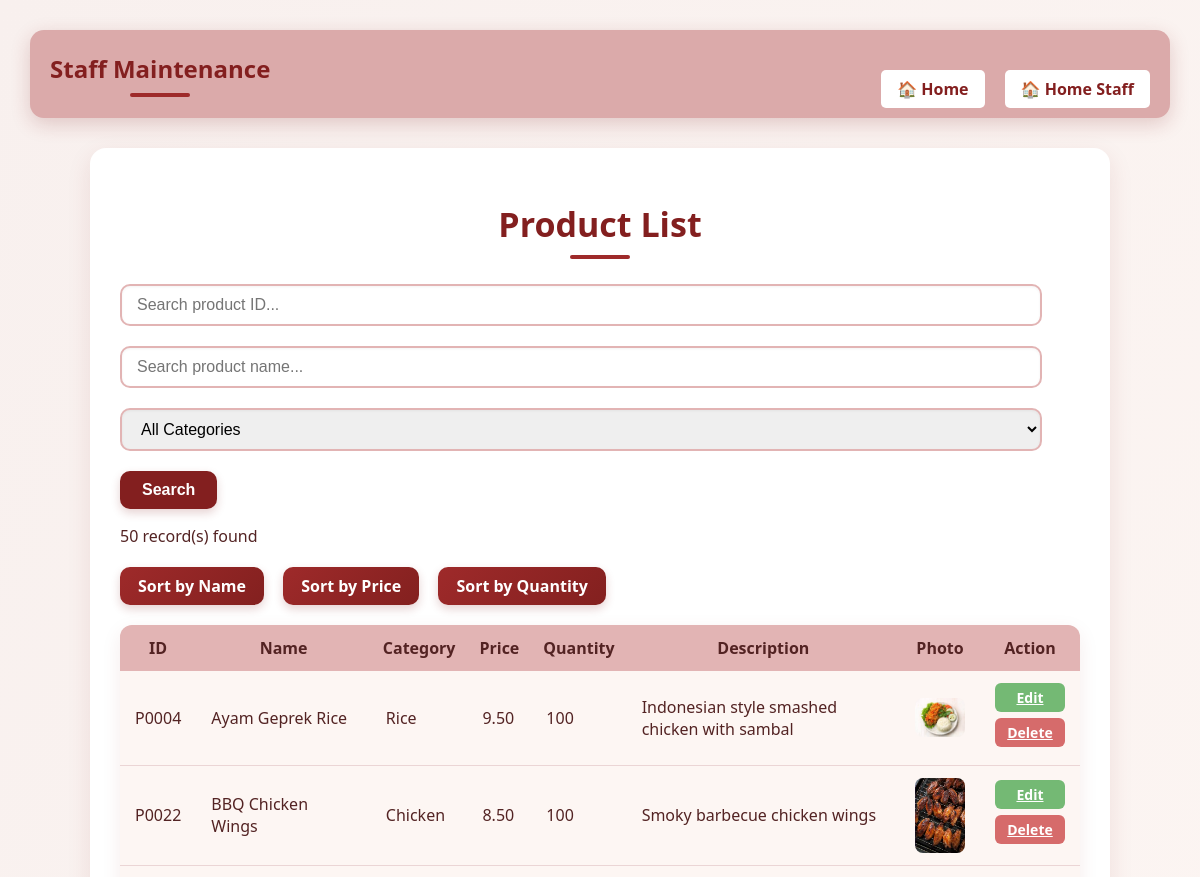
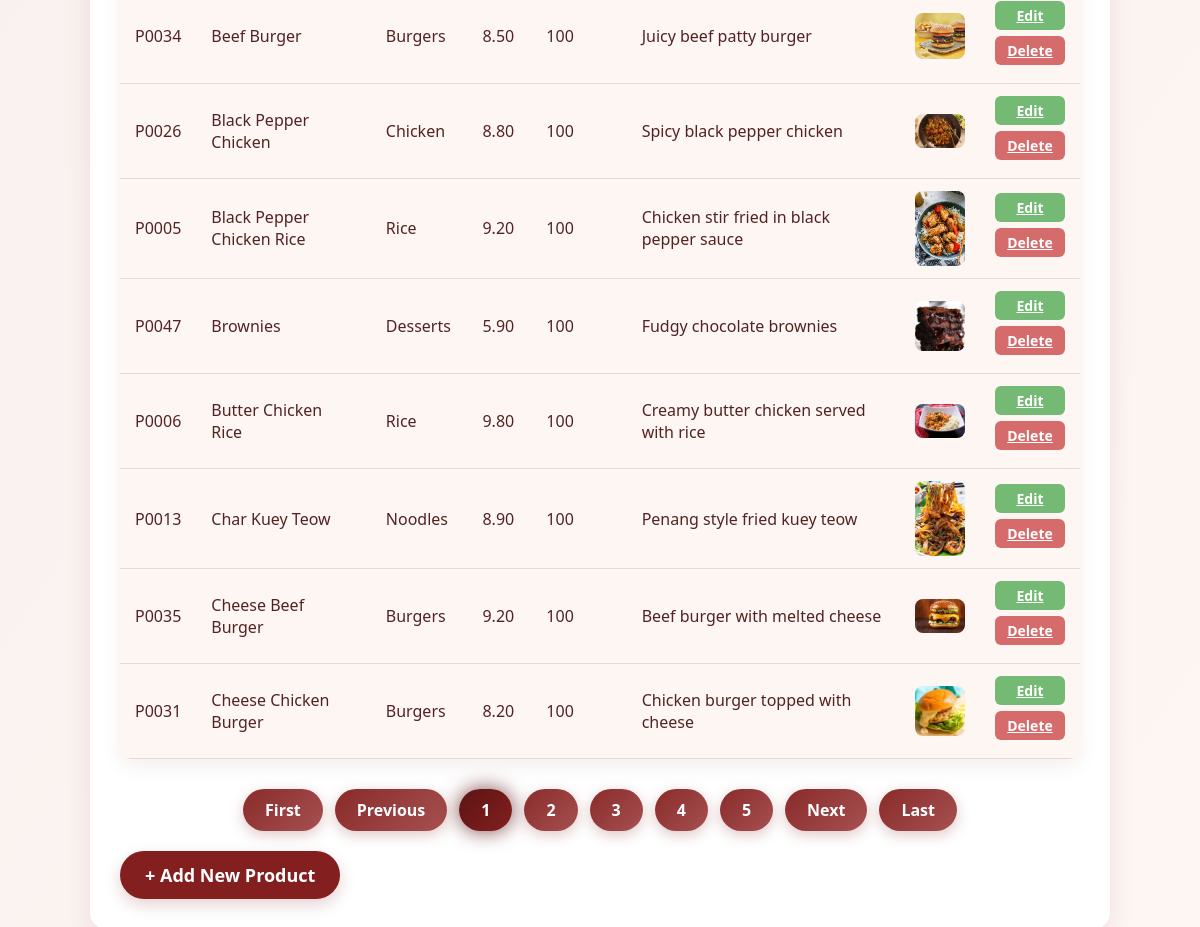
/app/staff/product.php, run on the app's committed database (2 pictures, top to bottom).
### tables this page shows
CREATE TABLE `product` (
  `product_id` varchar(5) NOT NULL,
  `product_name` varchar(100) NOT NULL,
  `product_description` text DEFAULT NULL,
  `category` enum('Rice','Noodles','Chicken','Burgers','Drinks','Desserts') NOT NULL,
  `quantity` int(11) NOT NULL,
  `price` decimal(10,2) NOT NULL,
  `photo` varchar(100) NOT NULL
);

### app/staff/product.php (the view, shortened to what this page needs)
<?php
require '_base.php';
require '_pager.php';
$product_id = isset($_GET['product_id']) ? trim($_GET['product_id']) : '';
$product_name = isset($_GET['product_name']) ? trim($_GET['product_name']) : '';
$product_category = $_GET['product_category'] ?? 'All';
$page = $_GET['page'] ?? 1;
$sort_by = $_GET['sort_by'] ?? 'product_name';
$sort_order = $_GET['sort_order'] ?? 'ASC';
$sql = 'SELECT * FROM product WHERE 1';
$params = [];
$sort_order = strtoupper($sort_order) === 'DESC' ? 'DESC' : 'ASC';
$sql .= " ORDER BY $sort_by $sort_order";
$pager = new pager($sql, $params, 5, $page);
?>
<?php include '_head.php'; ?>
<div class="container">
    <h1>Product List</h1>
    <form method="get" style="margin-bottom:15px;">
        <input type="text" name="product_id" placeholder="Search product ID..." value="<?= htmlspecialchars($product_id) ?>" class="search_box">
        <input type="text" name="product_name" placeholder="Search product name..." value="<?= htmlspecialchars($product_name) ?>" class="search_box">
        <select name="product_category" class="search_box">
            <option value="All" <?= $product_category === 'All' ? 'selected' : '' ?>>All Categories</option>
        </select>
        <button class="btn">Search</button>
    </form>
    <p><?= $pager->item_count ?> record(s) found</p>
    <div class="sort-buttons" style="margin-bottom:15px;">
        <a href="?<?= http_build_query(array_merge($_GET, ['sort_by'=>'product_name','sort_order'=>$sort_order=='ASC'?'DESC':'ASC'])) ?>" class="btn_sort">Sort by Name</a>
        <a href="?<?= http_build_query(array_merge($_GET, ['sort_by'=>'price','sort_order'=>$sort_order=='ASC'?'DESC':'ASC'])) ?>" class="btn_sort">Sort by Price</a>
        <a href="?<?= http_build_query(array_merge($_GET, ['sort_by'=>'quantity','sort_order'=>$sort_order=='ASC'?'DESC':'ASC'])) ?>" class="btn_sort">Sort by Quantity</a>
    </div>
    <table class="product">
        <tr>
            <th>ID</th>
            <th>Name</th>
            <th>Category</th>
            <th>Price</th>
            <th>Quantity</th>
            <th>Description</th>
            <th>Photo</th>
            <th>Action</th>
        </tr>
        <?php foreach ($pager->result as $s): ?>
        <tr>
            <td><?= htmlspecialchars($s->product_id) ?></td>
            <td><?= htmlspecialchars($s->product_name) ?></td>
            <td><?= htmlspecialchars($s->category) ?></td>
            <td><?= number_format($s->price, 2) ?></td>
            <td><?= htmlspecialchars($s->quantity) ?></td>
            <td><?= htmlspecialchars($s->product_description) ?></td>
            <td>
                <img src="../product/images_product/<?= htmlspecialchars($s->photo ?: 'default.jpg') ?>" width="50" style="border-radius:8px;">
            </td>
            <td>
                <a href="product_edit.php?edit_id=<?= htmlspecialchars($s->product_id) ?>" class="btn_edit">Edit</a>
                <a href="?delete_id=<?= htmlspecialchars($s->product_id) ?>" class="btn_delete" onclick="return confirm('Are you sure to delete this product?')">Delete</a>
            </td>
        </tr>
        <?php endforeach; ?>
    </table>
    <?php
    $query = $_GET;
    unset($query['page'], $query['delete_id']);
    $href = http_build_query($query);
    $pager->html($href);
    ?>
    <a href="product_edit.php" class="btn_add" style="margin-top:20px;">+ Add New Product</a>
</div>

### app/staff/_head.php (shortened to what this page needs)
<!DOCTYPE html>
<html>
<head>
    <link rel="stylesheet" href="../css/staff.css">
</head>
<div class="header">
  <h1>Staff Maintenance</h1>
  <div class="button-group">
    <a href="../main.php" class="home-btn">🏠 Home</a>
    <a href="home_pagae.php" class="home-btn">🏠 Home Staff</a>
  </div>
</div>

### app/staff/_pager.php (shortened to what this page needs)
<?php
class pager {
    public $page;
    public $page_count;
    public function __construct($query, $params, $limit, $page) {
        global $_db;
        $this->limit = ctype_digit($limit) ? max($limit, 1) : 10;
        $this->page = ctype_digit($page) ? max($page, 1) : 1;
        $countSQL = preg_replace('/SELECT.+FROM/i', 'SELECT COUNT(*) FROM', $query, 1);
        $stm = $_db->prepare($countSQL);
        $stm->execute($params);
        $this->item_count = $stm->fetchColumn();
        $this->page_count = max(ceil($this->item_count / $this->limit), 1);
        $offset = ($this->page - 1) * $this->limit;
        $stm = $_db->prepare($query . " LIMIT $offset, $this->limit");
        $stm->execute($params);
        $this->result = $stm->fetchAll();
    }
    public function html($href = '', $attr = '') {
        $prev = max($this->page - 1, 1);
        $next = min($this->page + 1, $this->page_count);
        echo "<nav class='pager' $attr>";
        echo "<a href='?page=1&$href'>First</a>";
        echo "<a href='?page=$prev&$href'>Previous</a>";
        for ($p = 1; $p <= $this->page_count; $p++) {
            $c = $p == $this->page ? 'active' : '';
            echo "<a href='?page=$p&$href' class='$c'>$p</a>";
        }
        echo "<a href='?page=$next&$href'>Next</a>";
        echo "<a href='?page=$this->page_count&$href'>Last</a>";
        echo "</nav>";
    }
}

### app/css/staff.css (style rules this page uses)
.container { max-width: 960px; margin: auto; background-color: #ffffff; border-radius: 16px; padding: 30px; box-shadow: 0 8px 24px rgba(131,31,31,0.1); }
h1 { text-align: center; font-size: 34px; color: rgb(131,31,31); margin-bottom: 25px; position: relative; }
h1::after { content: ''; display: block; width: 60px; height: 4px; background: #9e2a2a; margin: 8px auto 0; border-radius: 2px; }
.search_box { width: 96%; padding: 10px 15px; border: 2px solid #e2b4b4; border-radius: 10px; font-size: 16px; outline: none; box-shadow: inset 0 1px 3px rgba(0,0,0,0.05); transition: 0.3s; margin-bottom: 20px; }
.btn { background-color: rgb(131,31,31); color: white; padding: 10px 22px; border: none; border-radius: 10px; font-size: 16px; font-weight: bold; cursor: pointer; box-shadow: 0 4px 10px rgba(131,31,31,0.2); transition: background-color 0.3s, transform 0.2s; margin-right: 10px; }
.sort-buttons { margin: 20px 0; text-align: left; }
.btn_sort { color: white; text-decoration: none; font-weight: bold; margin-right: 15px; padding: 8px 18px; background: linear-gradient(135deg, #9e2a2a, #83201f); border-radius: 10px; box-shadow: 0 4px 10px rgba(131, 31, 31, 0.2); transition: all 0.3s ease; display: inline-block; font-size: 16px; }
table.product, table.order, table.user { width: 100%; border-collapse: collapse; background-color: #fdf6f3; border-radius: 12px; overflow: hidden; box-shadow: 0 6px 20px rgba(131,31,31,0.08); margin-top: 20px; }
table th { background-color: #e2b4b4; color: #532323; font-weight: 600; font-size: 16px; padding: 12px; }
table td { padding: 12px 15px; text-align: left; border-bottom: 1px solid #ebd5d5; }
table td .btn_edit, table td .btn_delete, table td .btn_add { display: block; margin-bottom: 6px; width: 70px; text-align: center; padding: 5px 0; border-radius: 6px; font-size: 14px; font-weight: bold; }
.btn_edit { background-color: #74b974; color: white; }
.btn_delete { background-color: #d66b6b; color: white; }
.btn_add { background-color: rgb(131, 31, 31); color: white; padding: 12px 25px; border-radius: 30px; font-size: 18px; font-weight: 600; text-decoration: none; text-align: center; display: inline-block; box-shadow: 0 6px 16px rgba(131, 31, 31, 0.2); transition: all 0.3s ease; margin-top: 20px; }
.header { background-color: #dbaaaa; padding: 10px 20px; display: flex; align-items: center; justify-content: space-between; color: white; border-radius: 14px; margin-bottom: 30px; box-shadow: 0 6px 20px rgba(131,31,31,0.2); }
.header h1 { margin: 0; font-size: 24px; }
.button-group { display: flex; gap: 10px; }
.home-btn { background-color: white; color: rgb(131,31,31); border: none; padding: 8px 16px; border-radius: 5px; font-weight: bold; font-size: 16px; text-decoration: none; transition: background-color 0.3s, color 0.3s; }
.button-group { display: flex; flex-wrap: wrap; justify-content: center; gap: 20px; margin-top: 30px; }

### app/staff/_pager.php (style rules this page uses)
.pager { display: flex; justify-content: center; flex-wrap: wrap; gap: 12px; margin-top: 30px; }
.pager a { padding: 10px 22px; border-radius: 30px; background: linear-gradient(135deg, rgba(131,31,31,0.95), rgba(150,50,50,0.85)); color: white; font-weight: 600; font-size: 16px; text-decoration: none; box-shadow: 0 4px 14px rgba(131,31,31,0.25); transition: all 0.3s ease, transform 0.3s cubic-bezier(0.68, -0.55, 0.27, 1.55); }
.pager a.active { background: linear-gradient(135deg, rgb(93,20,20), rgb(131,31,31)); color: #fff; box-shadow: 0 0 20px rgba(93,20,20,0.8); }

### data on the page
product: product_id "P0004", product_name "Ayam Geprek Rice", category "Rice", price "9.50", quantity "100", product_description "Indonesian style smashed chicken with sambal", photo (picture)
product: product_id "P0022", product_name "BBQ Chicken Wings", category "Chicken", price "8.50", quantity "100", product_description "Smoky barbecue chicken wings", photo (picture)
product: product_id "P0034", product_name "Beef Burger", category "Burgers", price "8.50", quantity "100", product_description "Juicy beef patty burger", photo (picture)
product: product_id "P0026", product_name "Black Pepper Chicken", category "Chicken", price "8.80", quantity "100", product_description "Spicy black pepper chicken", photo (picture)
product: product_id "P0005", product_name "Black Pepper Chicken Rice", category "Rice", price "9.20", quantity "100", product_description "Chicken stir fried in black pepper sauce", photo (picture)
product: product_id "P0047", product_name "Brownies", category "Desserts", price "5.90", quantity "100", product_description "Fudgy chocolate brownies", photo (picture)
product: product_id "P0006", product_name "Butter Chicken Rice", category "Rice", price "9.80", quantity "100", product_description "Creamy butter chicken served with rice", photo (picture)
product: product_id "P0013", product_name "Char Kuey Teow", category "Noodles", price "8.90", quantity "100", product_description "Penang style fried kuey teow", photo (picture)
product: product_id "P0035", product_name "Cheese Beef Burger", category "Burgers", price "9.20", quantity "100", product_description "Beef burger with melted cheese", photo (picture)
product: product_id "P0031", product_name "Cheese Chicken Burger", category "Burgers", price "8.20", quantity "100", product_description "Chicken burger topped with cheese", photo (picture)

### other printed values
$pager->item_count "50"
